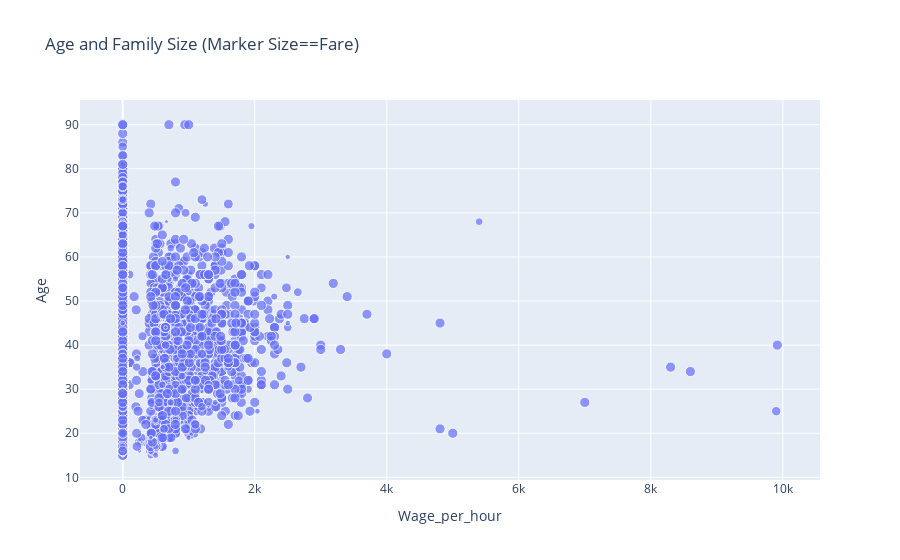

Notebook code cell kept with this figure:
### Code cell
from plotly.graph_objs import Scatter, Layout
from plotly.graph_objs.scatter import Marker
from plotly.graph_objs.layout import XAxis, YAxis
import plotly
import numpy as np
# let's manipulate the example to serve our purposes

# limit the dataframe to 10000 values
df_limit = df.head(10000)

# plotly allows us to create JS graph elements, like a scatter object
# we put together a dictionary of plotting elements
# 'data': is the key where we place plotting elements
plotly.offline.iplot({
    'data':[
        # plot siblings and spouses versus age as scatter plot
        # and make mouseover text for if they survived
        # create markers that are sized based on the fare paid
        Scatter(x=df_limit.wage_per_hour.values+np.random.rand(*df_limit.wage_per_hour.shape)/2,
                y=df_limit.age,
                text=df_limit.income_above_limit.values.astype(str),
                marker=Marker(size=df_limit.working_week_per_year, sizemode='area', sizeref=1,),
                mode='markers')
            ],
    'layout': Layout(xaxis=XAxis(title='Wage_per_hour'),
                     yaxis=YAxis(title='Age'),
                     title='Age and Family Size (Marker Size==Fare)')
}, show_link=False)

### Figure 1 — Plotly figure (JSON) as saved in the notebook; plotly's stock layout.template omitted (floating-point values rounded to 4 significant figures; data arrays with more than 128 entries replaced by an {"elided": "..."} marker saying what was removed)
{"data": [{"marker": {"size": {"elided": "10000 int values"}, "sizemode": "area", "sizeref": 1}, "mode": "markers", "text": {"elided": "10000 str values"}, "type": "scatter", "x": {"elided": "10000 float values"}, "y": {"elided": "10000 int values"}}], "layout": {"title": {"text": "Age and Family Size (Marker Size==Fare)"}, "xaxis": {"title": {"text": "Wage_per_hour"}}, "yaxis": {"title": {"text": "Age"}}}}
